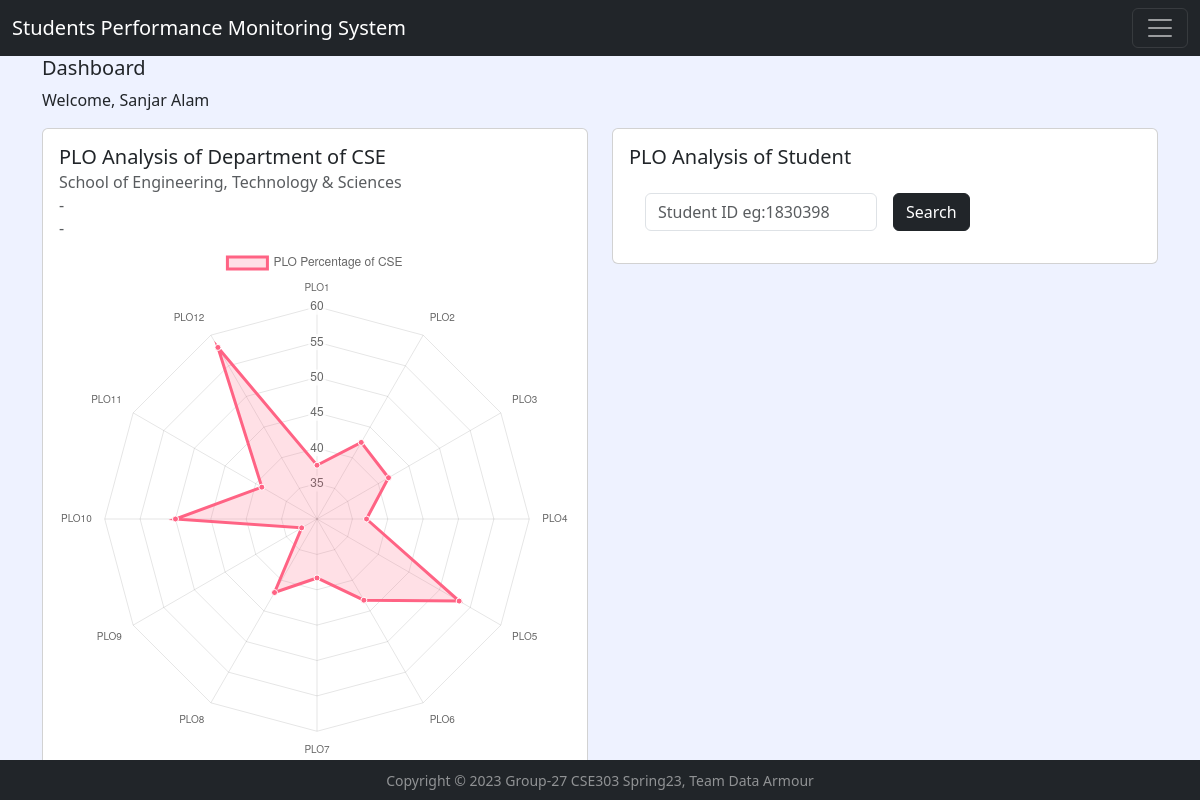
Page / (signed in) on the committed database.
### app/models.py (models this page shows, shortened)
class User_T(AbstractUser):
    ROLES_CHOICES=(
        ('Admin', 'Admin'),
        ('Faculty', 'Faculty'),
        ('Student', 'Student'),
    )
    role = models.CharField(max_length=30, choices=ROLES_CHOICES)
    phone = models.CharField(max_length=15, null=True, blank=True)
    address = models.CharField(max_length=30, null=True, blank=True)
    department = models.ForeignKey(Department_T, on_delete=models.CASCADE, null=True, blank=True)

class Department_T(models.Model):
    departmentID = models.CharField(max_length=10, primary_key=True,null=False, blank=False)
    departmentName = models.CharField(max_length=255, null=False, blank=False)
    schoolID = models.ForeignKey(School_T, on_delete=models.CASCADE)
    def __str__(self):
        return str(self.departmentID)

class School_T(models.Model):
    schoolID = models.CharField(max_length=10, primary_key=True,null=False, blank=False)
    schoolName = models.CharField(max_length=255,null=False, blank=False)

### app/views.py (the view, shortened to what this page needs)
# urls.py: path('', home, name='home'),
def home(request):
    if request.user.is_authenticated:
        if request.user.role == 'Faculty':
            ploS = None
            if request.method == 'POST':
                try:
                    ploS = getPLO(request.POST['searchStudent'])
                except:
                    pass
            return render(request, 'home/home.html', {  'plo': getDeptWisePLO(request.user.department.departmentID),
                                                        'ploStudent': ploS})
    else:
        return redirect('login')

### app/templates/home/home.html (shortened to what this page needs)
{% extends 'base/base.html' %}
{% block content %}
    <h5>Dashboard</h5>
    <p>Welcome, {{user.first_name}} {{user.last_name}}</p>
    {% if user.role == 'Faculty' %}
      <div class="row">
        <div class="col" style="width: 50%;">
          <div class="card" >
              <div class="card-body">
                  <h5 class="card-title">PLO Analysis of Department of {{user.department}}</h5>
                  <h6 class="card-subtitle mb-2 text-body-secondary">{{user.department.schoolID.schoolName}}</h6>
                  <h6 class="card-subtitle mb-2 text-body-secondary">-</h6>
                  <h6 class="card-subtitle mb-2 text-body-secondary">-</h6>
                  {% include 'home/facultyHome.html' %}
              </div>
          </div>
        </div>
        <div class="col" style="width: 50%;">
          <div class="card" >
              <div class="card-body">
                  <h5 class="card-title">PLO Analysis of Student</h5>
                  {% include 'home/faculty_home_po_student.html' %}
              </div>
          </div>
        </div>
      </div>
    {% endif %}
{% endblock content %}

### app/templates/base/base.html (shortened to what this page needs)
{% load static %}
<!doctype html>
<html lang="en">
  <head>
    <link href="https://cdn.jsdelivr.net/npm/bootstrap@5.3.0-alpha2/dist/css/bootstrap.min.css" rel="stylesheet">
  </head>
  <body style="background-color: rgb(238, 242, 255);">
    <nav class="navbar navbar-dark bg-dark">
        <div class="container-fluid">
          <a class="navbar-brand" href="{% url 'home' %}">Students Performance Monitoring System</a>
            <button class="navbar-toggler" type="button" data-bs-toggle="offcanvas" data-bs-target="#offcanvasDarkNavbar" aria-controls="offcanvasDarkNavbar" aria-label="Toggle navigation">
              <span class="navbar-toggler-icon"></span>
            </button>
        </div>
    </nav>
    <div class="container">
        {% block content %}{% endblock content %}
    </div>
    <footer style="background-color: #212529;" class="fixed-bottom flex-shrink-0 py-2 text-white-50">
      <div  class="text-center">
        <small>Copyright &copy; 2023 Group-27 CSE303 Spring23, Team Data Armour</small>
      </div>
    </footer>
  </body>
</html>

### app/templates/home/facultyHome.html (shortened to what this page needs)
<div>
    <canvas id="myChart"></canvas>
</div>
  <script>
      // Get the canvas element
      const canvas = document.getElementById('myChart');
      // Create the data for the spider chart
      const data = {
      labels: ['PLO1', 'PLO2', 'PLO3', 'PLO4', 'PLO5', 'PLO6', 'PLO7', 'PLO8', 'PLO9', 'PLO10', 'PLO11', 'PLO12'],
      datasets: [{
          label: 'PLO Percentage of {{user.department}}',
          data: {{plo}},
          fill: true,
          backgroundColor: 'rgba(255, 99, 132, 0.2)',
          borderColor: 'rgb(255, 99, 132)',
          pointBackgroundColor: 'rgb(255, 99, 132)',
          pointBorderColor: '#fff',
          pointHoverBackgroundColor: '#fff',
          pointHoverBorderColor: 'rgb(255, 99, 132)',
      }]
      };
      // Create the spider chart
      const myChart = new Chart(canvas, {
      type: 'radar',
      data: data,
      options: {
              elements: {
              line: {
                  borderWidth: 3
              }
              }
          },
      });
  </script>

### app/templates/home/faculty_home_po_student.html (shortened to what this page needs)
<form action="" method="POST" class="row g-3 p-3"> {% csrf_token %}
    <div class="col-md-6">
      <input class="form-control" placeholder="Student ID eg:1830398" type="text" name="searchStudent" id="">
    </div>
    <div class="col-6">
      <button style="width: fit-content;" class="btn btn-dark" type="submit">Search</button>
    </div>
</form>

### rows in the picture
User_T: first_name "Sanjar", last_name "Alam", department "CSE", department.schoolID.schoolName "School of Engineering, Technology & Sciences"

### other values in the picture
chart data {{ user.department }} CSE
chart data {{ plo }} [37.6, 42.5, 41.666666666666664, 37.0, 53.2, 43.25, 38.333333333333336, 42.0, 32.5, 50.0, 39.0, 58.0]
